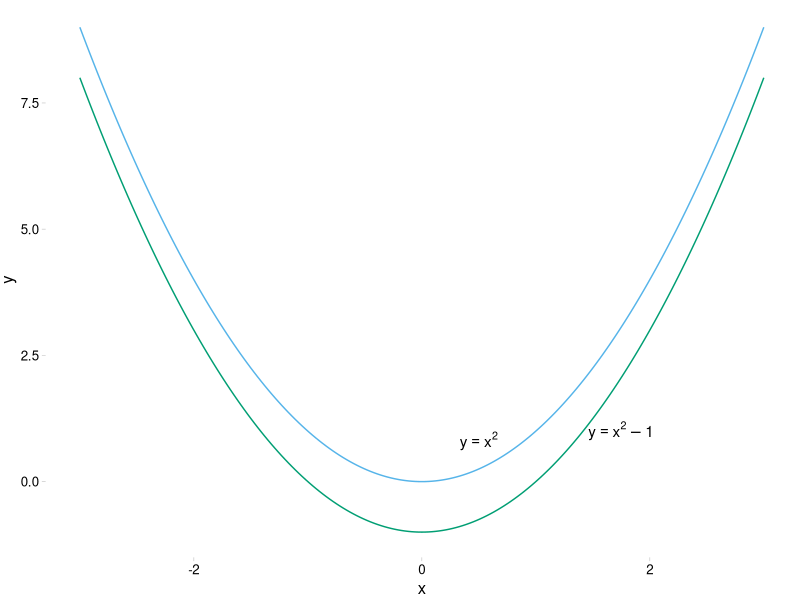
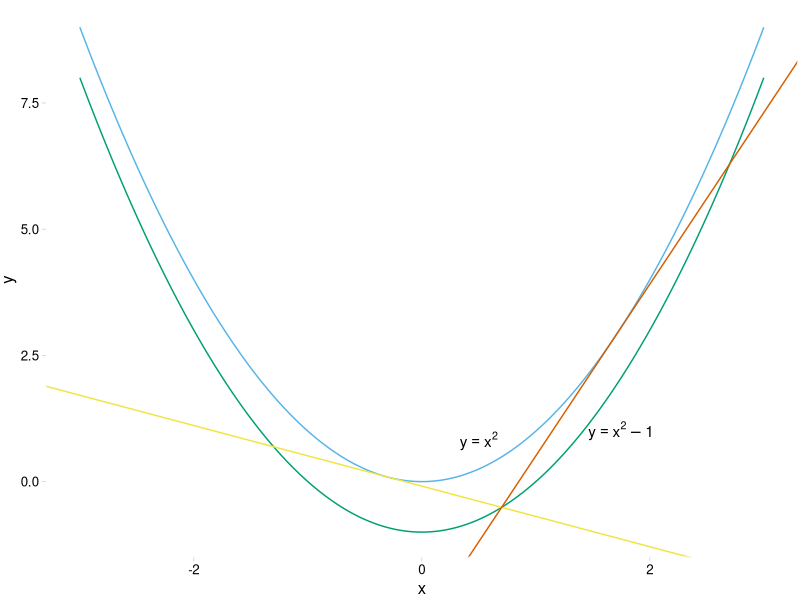

Write R code to recreate these figures, in order.
## ---- chunk 1

library(tidyverse)
library(ggthemes)

parabolas <- 
  dplyr::tibble(
  abscissa = seq(-3, 3, by = 0.03),
  ordinate_1 = abscissa ^ 2,
  ordinate_2 = ordinate_1 - 1
) %>% 
  tidyr::gather(
    ordinate_type,
    ordinate,
    ordinate_1, ordinate_2
  ) %>%
  ggplot(aes(
    abscissa,
    ordinate,
    color = ordinate_type
  )) +
  geom_line(show.legend = FALSE) +
  # gl = o to remove the grid lines
  ggthemes::theme_pander(gl = 0) +
  ggthemes::scale_color_pander() +
  ggplot2::labs(
    x = "x",
    y = "y"
  ) +
  # parse = TRUE ensures that the label gets printed as an equation and not as
  # it appears in the string
  ggplot2::annotate(
    "text", 
    x = 0.5, 
    y = 0.8,
    label = "y == x^2",
    parse = TRUE
  ) +
  ggplot2::annotate(
    "text", 
    x = 1.75, 
    y = 1,
    label = "y == x^2 - 1",
    parse = TRUE
  )

parabolas

## ---- chunk 2

a <- -0.3

slope_1 = 2 * a

intercept_1 = -a^2

slope_2 = 2 * (a + 2)

intercept_2 = -(a + 2)^2

parabolas +
  geom_abline(
    slope = slope_1,
    intercept = intercept_1,
    color = ggthemes::palette_pander(3)[3]
  ) +
  geom_abline(
    slope = slope_2,
    intercept = intercept_2,
    color = ggthemes::palette_pander(5)[5]
  )
  
